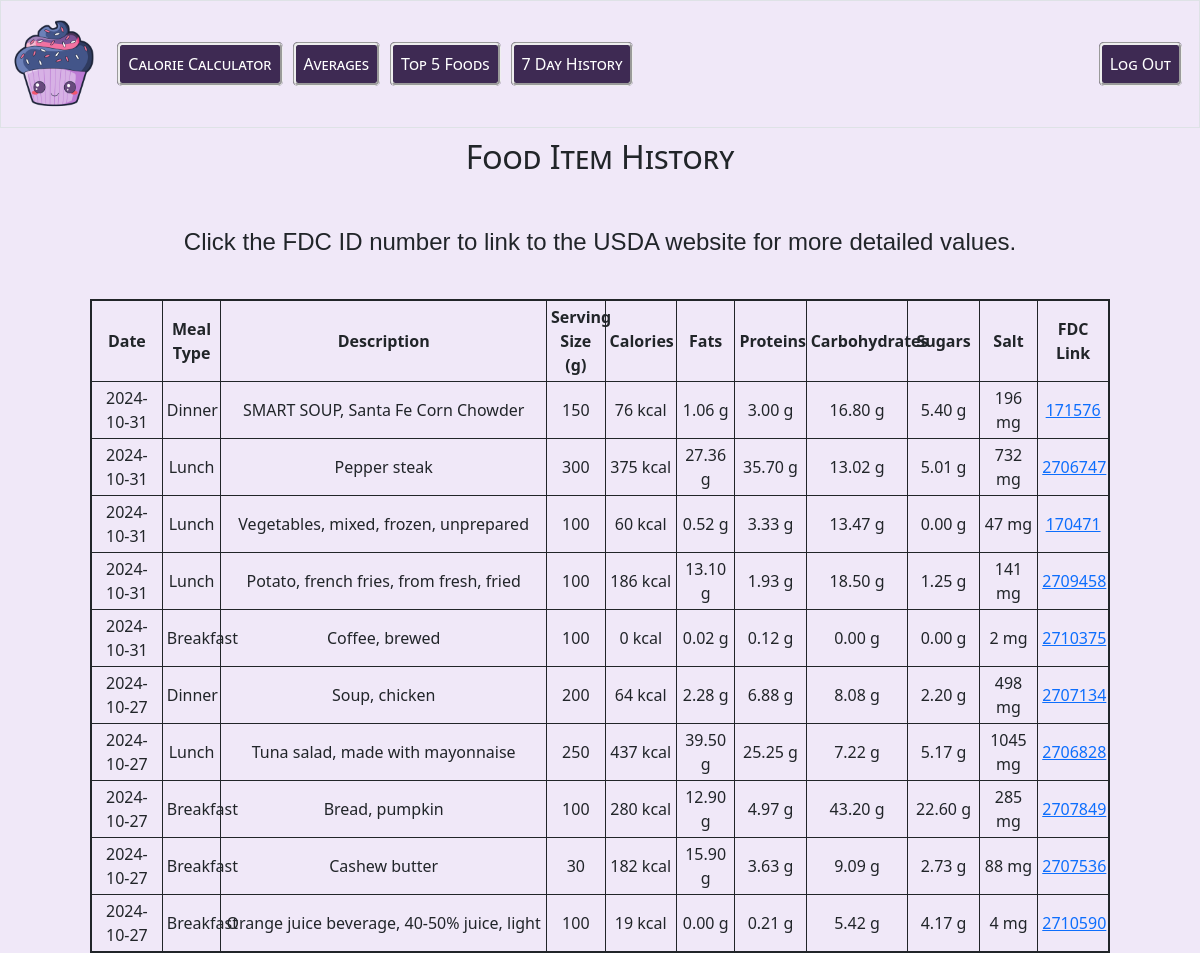
Screenshot of /history (signed in) with the database file from the repository.
### tables this page shows
CREATE TABLE 'meal_items' (id INTEGER PRIMARY KEY AUTOINCREMENT NOT NULL, meal_id INTEGER NOT NULL, description TEXT NOT NULL, serving_size INTEGER NOT NULL,'calories' INTEGER NOT NULL,'fats' REAL NOT NULL,'proteins' REAL NOT NULL,'carbohydrates' REAL NOT NULL,'sugars' REAL NOT NULL,'salt' REAL NOT NULL,'fdcId' INTEGER, FOREIGN KEY (meal_id) REFERENCES meals(id));

CREATE TABLE 'meals' (    id INTEGER PRIMARY KEY NOT NULL,    user_id INTEGER NOT NULL,    date DATETIME NOT NULL,    meal_type TEXT NOT NULL,    total_calories INTEGER NOT NULL,    FOREIGN KEY (user_id) REFERENCES users(id));

### app.py (the view)
@app.route("/history", methods=["GET"])
@login_required
def history():
    food_items = execute_query(
        "SELECT meal_items.*, meals.date, meals.meal_type FROM meal_items JOIN meals ON meal_items.meal_id = meals.id WHERE meals.user_id = ? AND date >= DATE('now', '-7 days') ORDER BY meals.date DESC, meals.id DESC",
        (session["user_id"],))
    return render_template("history.html", food_items=food_items)

### app.py (called while the page is built)
@app.after_request
def after_request(response):
    response.headers["Cache-Control"] = "no-cache, no-store, must-revalidate"
    response.headers["Expires"] = 0
    response.headers["Pragma"] = "no-cache"
    return response

### helpers.py (called while the page is built)
def login_required(f):
    @wraps(f)
    def decorated_function(*args, **kwargs):
        if session.get("user_id") is None:
            return redirect("/login")
        return f(*args, **kwargs)
    return decorated_function

def execute_query(query, params=()):
    with sqlite3.connect('calorie_count.db') as conn:
        conn.row_factory = sqlite3.Row
        cur = conn.cursor()
        cur.execute(query, params)
        return cur.fetchall()

### templates/history.html (shortened to what this page needs)
{% extends "layout.html" %}
{% block main %}
<div>
    <h2>Food Item History</h2>
    <br>
    <h4> Click the FDC ID number to link to the USDA website for more detailed values.</h4>
    <br>
    <table id="ingredientsHistory">
        <thead>
            <tr>
                <th>Date</th>
                <th>Meal Type</th>
                <th>Description</th>
                <th>Serving Size (g)</th>
                <th>Calories</th>
                <th>Fats</th>
                <th>Proteins</th>
                <th>Carbohydrates</th>
                <th>Sugars</th>
                <th>Salt</th>
                <th>FDC Link</th>
            </tr>
        </thead>
        <tbody>
            {% for item in food_items %}
            <tr >
                <td>{{ item.date }}</td>
                <td>{{ item.meal_type }}</td>
                <td>{{ item.description }}</td>
                <td>{{ item.serving_size }}</td>
                <td>{{ item.calories }}</td>
                <td>{{ item.fats }}</td>
                <td>{{ item.proteins }}</td>
                <td>{{ item.carbohydrates }}</td>
                <td>{{ item.sugars }}</td>
                <td>{{ item.salt }}</td>
                <td><a href="https://fdc.nal.usda.gov/food-details/{{ item.fdcId }}/nutrients" target="_blank">{{ item.fdcId }}</a></td>
            </tr>
            {% endfor %}
        </tbody>
    </table>
</div>
{% endblock %}

### static/style.css (style rules this page uses)
table { width: 85%; text-align: center; margin-left: auto; margin-right: auto; border: 2px solid; table-layout: fixed; }
th, td { border: 1px solid; padding: 4px; white-space: center; }
#ingredientsHistory th:nth-child(3) { width: 32% !important; }
#ingredientsHistory th:nth-child(8) { width: 10% !important; }
#ingredientsHistory th:nth-child(1), #ingredientsHistory th:nth-child(5), #ingredientsHistory th:nth-child(7), #ingredientsHistory th:nth-child(9), #ingredientsHistory th:nth-child(11) { width: 7% !important; }
#ingredientsHistory th:nth-child(n+2) { width: auto; }
h2 { font-variant: small-caps; text-align: center; padding: 10px; text-colour: #3E2A53; }
h4 { font-family: Arial, sans-serif; text-align: center; padding: 10px; text-colour: #3E2A53; }
body { background-color: #F0E8F8; }

### rows the page displays
meal_items: date "2024-10-31", meal_type "Dinner", description "SMART SOUP, Santa Fe Corn Chowder", serving_size "150", calories "76 kcal", fats "1.06 g", proteins "3.00 g", carbohydrates "16.80 g", sugars "5.40 g", salt "196 mg", fdcId "171576"
meal_items: date "2024-10-31", meal_type "Lunch", description "Pepper steak", serving_size "300", calories "375 kcal", fats "27.36 g", proteins "35.70 g", carbohydrates "13.02 g", sugars "5.01 g", salt "732 mg", fdcId "2706747"
meal_items: date "2024-10-31", meal_type "Lunch", description "Vegetables, mixed, frozen, unprepared", serving_size "100", calories "60 kcal", fats "0.52 g", proteins "3.33 g", carbohydrates "13.47 g", sugars "0.00 g", salt "47 mg", fdcId "170471"
meal_items: date "2024-10-31", meal_type "Lunch", description "Potato, french fries, from fresh, fried", serving_size "100", calories "186 kcal", fats "13.10 g", proteins "1.93 g", carbohydrates "18.50 g", sugars "1.25 g", salt "141 mg", fdcId "2709458"
meal_items: date "2024-10-31", meal_type "Breakfast", description "Coffee, brewed", serving_size "100", calories "0 kcal", fats "0.02 g", proteins "0.12 g", carbohydrates "0.00 g", sugars "0.00 g", salt "2 mg", fdcId "2710375"
meal_items: date "2024-10-27", meal_type "Dinner", description "Soup, chicken", serving_size "200", calories "64 kcal", fats "2.28 g", proteins "6.88 g", carbohydrates "8.08 g", sugars "2.20 g", salt "498 mg", fdcId "2707134"
meal_items: date "2024-10-27", meal_type "Lunch", description "Tuna salad, made with mayonnaise", serving_size "250", calories "437 kcal", fats "39.50 g", proteins "25.25 g", carbohydrates "7.22 g", sugars "5.17 g", salt "1045 mg", fdcId "2706828"
meal_items: date "2024-10-27", meal_type "Breakfast", description "Bread, pumpkin", serving_size "100", calories "280 kcal", fats "12.90 g", proteins "4.97 g", carbohydrates "43.20 g", sugars "22.60 g", salt "285 mg", fdcId "2707849"
meal_items: date "2024-10-27", meal_type "Breakfast", description "Cashew butter", serving_size "30", calories "182 kcal", fats "15.90 g", proteins "3.63 g", carbohydrates "9.09 g", sugars "2.73 g", salt "88 mg", fdcId "2707536"
meal_items: date "2024-10-27", meal_type "Breakfast", description "Orange juice beverage, 40-50% juice, light", serving_size "100", calories "19 kcal", fats "0.00 g", proteins "0.21 g", carbohydrates "5.42 g", sugars "4.17 g", salt "4 mg", fdcId "2710590"
